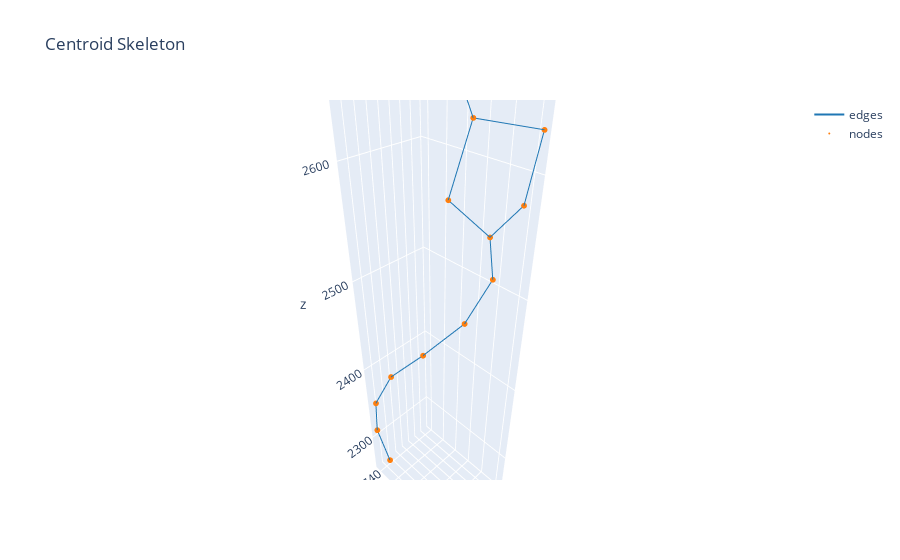

Here is the notebook cell this chart was saved with:
### Code cell
fig_centroid = plot_centroid(gm, show_nodes=True)
fig_centroid.show()
